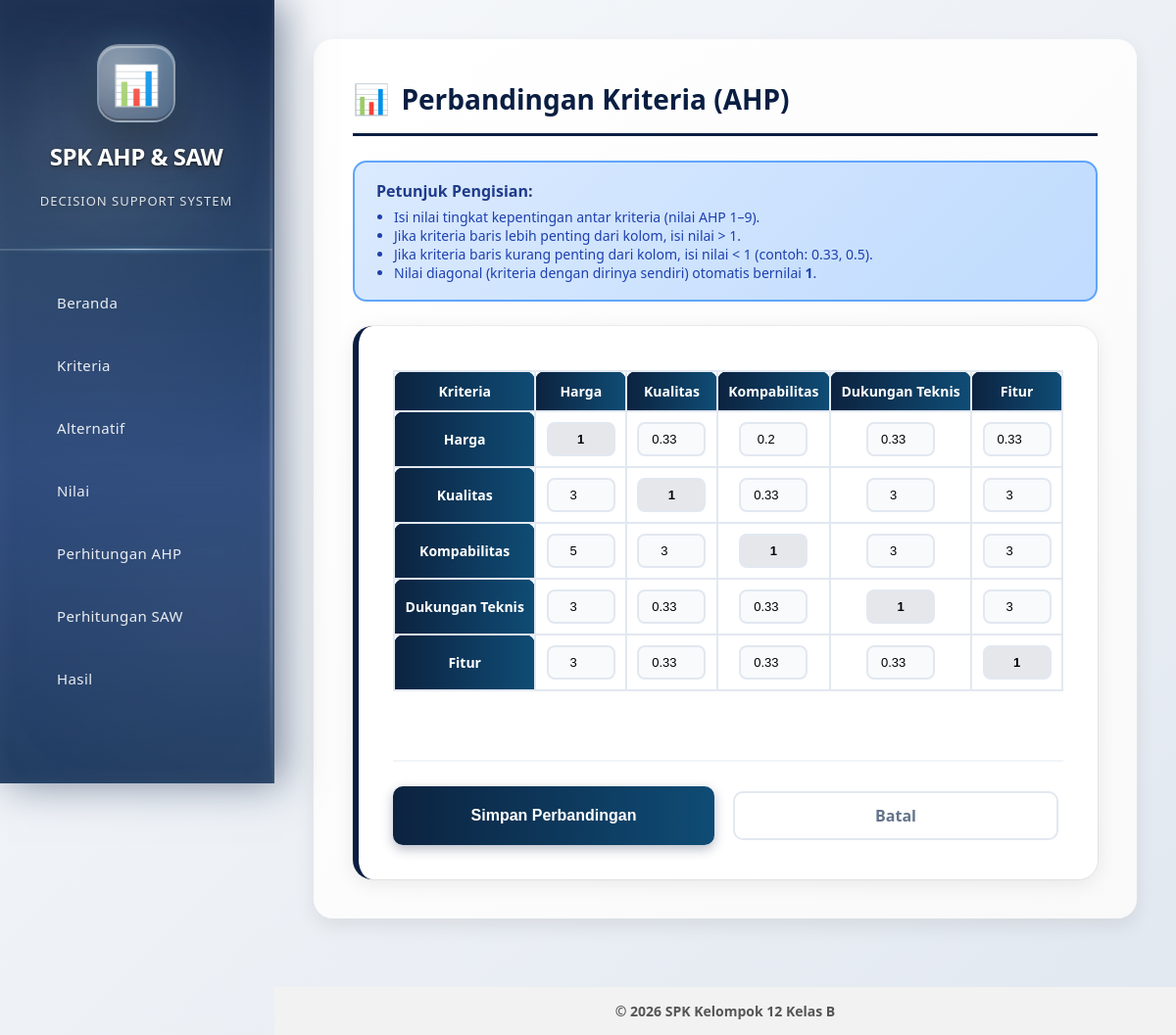
The app's page /tambah_perbandingan.php (signed in) with its own data.
### tables this page shows
CREATE TABLE `criterias` (
  `id_criteria` tinyint(3) UNSIGNED NOT NULL,
  `criteria` varchar(100) NOT NULL,
  `attribute` enum('benefit','cost') NOT NULL
);

### tambah_perbandingan.php (the view, shortened to what this page needs)
<?php
include 'part/header.php';
include 'koneksi.php';
$existing = [];
$qExist = $conn->query("SELECT kriteria_1, kriteria_2, nilai FROM ahp_comparisons");
while ($r = $qExist->fetch_assoc()) {
    $id1 = $r['kriteria_1'];
    $id2 = $r['kriteria_2'];
    $val = (float)$r['nilai'];
    $existing[$id1][$id2] = $val;
}
$kriteria = [];
$qk = $conn->query("SELECT id_criteria, criteria FROM criterias ORDER BY id_criteria ASC");
while ($row = $qk->fetch_assoc()) {
    $kriteria[] = $row;
}
?>
<div class="spk-container">
    <h2 class="spk-title">Perbandingan Kriteria (AHP)</h2>
    <div class="spk-info">
        <strong>Petunjuk Pengisian:</strong>
        <ul>
            <li>Isi nilai tingkat kepentingan antar kriteria (nilai AHP 1–9).</li>
            <li>Jika kriteria baris lebih penting dari kolom, isi nilai > 1.</li>
            <li>Jika kriteria baris kurang penting dari kolom, isi nilai < 1 (contoh: 0.33, 0.5).</li>
            <li>Nilai diagonal (kriteria dengan dirinya sendiri) otomatis bernilai <b>1</b>.</li>
        </ul>
    </div>
     <div class="spk-card">
        <form action="simpan_edit_perbandingan.php" method="post">
            <div class="spk-table-wrapper">
                <table class="spk-table">
                    <thead>
                        <tr>
                            <th>Kriteria</th>
                            <?php foreach ($kriteria as $k): ?>
                                <th><?= htmlspecialchars($k['criteria']) ?></th>
                            <?php endforeach; ?>
                        </tr>
                    </thead>
                    <tbody>
                        <?php foreach ($kriteria as $a): ?>
                            <tr>
                                <th><?= htmlspecialchars($a['criteria']) ?></th>
                                <?php foreach ($kriteria as $b): ?>
                                    <td>
                                        <?php if ($a['id_criteria'] == $b['id_criteria']): ?>
                                            <input type="text" value="1" readonly class="spk-input">
                                        <?php else: ?>
                                            <?php
                                            $val = 0;
                                            if (isset($existing[$a['id_criteria']][$b['id_criteria']])) {
                                                $val = $existing[$a['id_criteria']][$b['id_criteria']];
                                            } elseif (isset($existing[$b['id_criteria']][$a['id_criteria']])) {
                                                $val = 1 / $existing[$b['id_criteria']][$a['id_criteria']];
                                            }
                                            ?>
                                            <input type="number"
                                                step="any"
                                                min="0.0001"
                                                name="nilai[<?= $a['id_criteria'] ?>][<?= $b['id_criteria'] ?>]"
                                                class="spk-input"
                                                value="<?= htmlspecialchars(round($val, 4)) ?>"
                                                placeholder="-">
                                        <?php endif; ?>
                                    </td>
                                <?php endforeach; ?>
                            </tr>
                            <?php endforeach; ?>
                    </tbody>
                </table>
            </div>
            <div class="spk-actions">
                <button type="submit" class="spk-btn">Simpan Perbandingan</button>
                <a href="kriteria.php" class="spk-btn-cancel">Batal</a>
            </div>
        </form>
    </div>
</div>
<?php include 'part/footer.php'; ?>

### part/header.php (shortened to what this page needs)
<!DOCTYPE html>
<html lang="id">
<head>
    <link rel="stylesheet" href="assets/general_css/style.css">
</head>
<?php
$page = basename($_SERVER['PHP_SELF'], ".php");
?>
<body>
    <aside class="spk-sidebar">
        <div class="spk-brand">
            <div class="spk-brand-content">
                <div class="spk-brand-icon">📊</div>
                <div class="spk-brand-text">
                    <h1>SPK AHP & SAW</h1>
                    <p>Decision Support System</p>
                </div>
            </div>
        </div>
        <nav class="spk-nav">
            <ul class="spk-nav-list">
                <li class="spk-nav-item">
                    <a href="index.php" class="spk-nav-link <?= ($page == 'index') ? 'active' : '' ?>">Beranda</a>
                </li>
                <li class="spk-nav-item">
                    <a href="kriteria.php" class="spk-nav-link <?= ($page == 'kriteria') ? 'active' : '' ?>">Kriteria</a>
                </li>
                <li class="spk-nav-item">
                    <a href="alternatif.php" class="spk-nav-link <?= ($page == 'alternatif') ? 'active' : '' ?>">Alternatif</a>
                </li>
                <li class="spk-nav-item">
                    <a href="nilai.php" class="spk-nav-link <?= ($page == 'nilai') ? 'active' : '' ?>">Nilai</a>
                </li>
                <li class="spk-nav-item">
                    <a href="perhitungan.php" class="spk-nav-link <?= ($page == 'perhitungan') ? 'active' : '' ?>">Perhitungan AHP</a>
                </li>
                <li class="spk-nav-item">
                    <a href="perhitungan_saw.php" class="spk-nav-link <?= ($page == 'perhitungan_saw') ? 'active' : '' ?>">Perhitungan SAW</a>
                </li>
                <li class="spk-nav-item">
                    <a href="hasil.php" class="spk-nav-link <?= ($page == 'hasil') ? 'active' : '' ?>">Hasil</a>
                </li>
            </ul>
        </nav>
    </aside>
    <div class="spk-content-wrapper">
        <main class="spk-main">

### part/footer.php
</main>
<footer class="spk-footer">
    <div class="spk-footer-container">
        <p class="spk-footer-text">&copy; <?php echo date('Y'); ?> SPK Kelompok 12 Kelas B</p>
    </div>
</footer>
</body>
</html>

### assets/general_css/style.css (style rules this page uses)
.spk-nav-list { list-style: none; display: flex; justify-content: center; padding: 0; margin: 10px 0 0; }
.spk-nav-item { margin: 0 15px; }
.spk-nav-link { display: block; padding: 10px 18px; color: #ffffff; text-decoration: none; font-weight: 500; font-size: 14px; border-radius: 6px; transition: all 0.25s ease-in-out; position: relative; z-index: 1; }
.spk-main { padding: 20px; }
.spk-footer { background-color: #f2f2f2; text-align: center; padding: 15px 0; margin-top: 30px; }
.spk-footer-text { margin: 0; font-size: 14px; color: #555; }
.spk-nav-link { cursor: pointer; }
.spk-container { max-width: 1100px; margin: 50px auto; padding: 30px; background: linear-gradient(135deg, #ffffff, #f9f9f9); border-radius: 20px; box-shadow: 0 8px 20px rgba(0, 0, 0, 0.08); animation: fadeIn 0.8s ease; }
.spk-title { text-align: center; font-size: 32px; font-weight: 700; margin-bottom: 40px; color: #2c3e50; }
.spk-table { width: 100%; border-collapse: collapse; margin-bottom: 40px; }
.spk-table th { background: linear-gradient(90deg, #0C2340, #0F4C75) !important; color: white; font-weight: bold; padding: 14px 18px; border: none; border-radius: 10px 10px 0 0; }
.spk-table td { background-color: #ffffff; padding: 14px 18px; text-align: center; font-size: 16px; color: #555; border: 1px solid #ddd; border-bottom: 2px solid #eee; }
a { text-decoration: none; }
.spk-title { text-align: center; font-size: 28px; margin-bottom: 30px; }
.spk-table-wrapper { overflow-x: auto; margin-bottom: 30px; }
.spk-btn { background: linear-gradient(90deg,#0C2340,#0F4C75) !important; color:white; padding: 12px 20px; border: none; border-radius: 8px; font-size: 1rem; font-weight: bold; cursor: pointer; width: 100%; transition: background-color 0.3s ease; }
h2, h3 { text-align: center; color: #333; margin-bottom: 20px; }
table { width: 100%; border-collapse: collapse; margin-bottom: 40px; background-color: #fff; }
table th, table td { border: 1px solid #ddd; padding: 12px 15px; text-align: center; font-size: 14px; }
table th { background-color: #4caf50; color: white; }
table tr:nth-child(even) { background-color: #f9f9f9; }
p { text-align: center; font-size: 18px; color: #333; margin-top: 20px; font-weight: bold; }
.spk-input { width: 90%; padding: 12px 15px; border: 1px solid #ccc; border-radius: 8px; font-size: 16px; background: #f9f9f9; transition: border-color 0.3s; }
.spk-btn-cancel { display: inline-block; background-color: #410076; color: white; padding: 12px 24px; margin: 5px; font-size: 16px; border: none; border-radius: 8px; cursor: pointer; text-decoration: none; transition: background-color 0.3s; text-align: center; }
.spk-card { background: #ffffff; padding: 20px; border-radius: 15px; box-shadow: 0 6px 12px rgba(0, 0, 0, 0.08); text-decoration: none; color: #333; font-size: 1.1rem; font-weight: 600; border-left: 6px solid #00bcd4; transition: all 0.3s ease; }
.spk-card:nth-child(3) { border-left-color: #f44336; }

### records on screen
criterias: criteria "Harga", id_criteria.id_criteria "0.33", id_criteria.id_criteria "0.2", value "3", value "5"
criterias: criteria "Kualitas", id_criteria.id_criteria "0.33", value "3"
criterias: criteria "Kompabilitas"
criterias: criteria "Dukungan Teknis", value "3", id_criteria.id_criteria "0.33"
criterias: criteria "Fitur", value "3", id_criteria.id_criteria "0.33"
